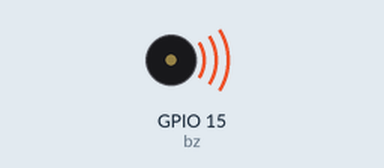
Simulated run of this sketch. Board: ESP32. Parts: buzzer (waves = sounding).

Above: at 0.1 s.
At 12.6 s:
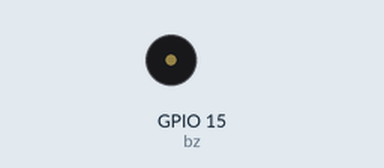
Timing chart, 0 to 14.1 s (numbered marks = the images above):
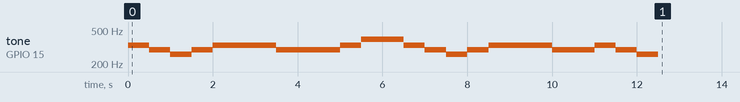

The sketch:

12_bz.ino
```cpp
#define bz 15

int ch = 0;
int freq_tone[]={330, 294, 261, 294, 330, 330, 330, 294, 294, 294, 330, 392, 392, 330, 294, 261, 294, 330, 330, 330, 294, 294, 330, 294, 261};
int freq = 5000;
int res = 8;

void setup() {
  ledcSetup(ch, freq, res);
  ledcAttachPin(bz, ch);

  for(int i = 0 ; i < 25 ; i++){
    ledcWriteTone(ch, freq_tone[i]);
    delay(500);
  }
  ledcWriteTone(ch, 0);
}


void loop() {
  // put your main code here, to run repeatedly:

}
```

Measured:
- by itself, tone on GPIO 15 (bz): plays 330 Hz for 0.50 s, 294 Hz for 0.50 s, 261 Hz for 0.50 s, 294 Hz for 0.50 s, 330 Hz for 1.5 s, 294 Hz for 1.5 s … (17 notes in this stretch)
